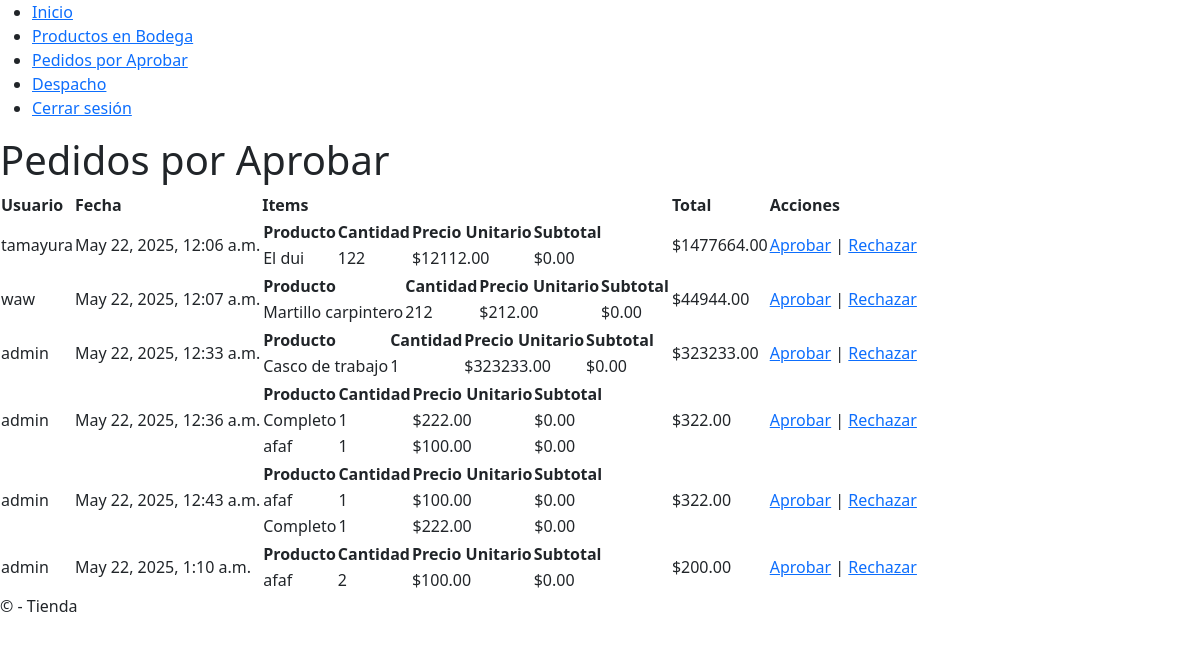
Page /vendedorapp/pedidos/ (signed in) on the committed database.
### tienda/models.py (models this page shows, shortened)
class Pedido(models.Model):
    ESTADOS = [
        ('pendiente', 'Pendiente'),
        ('aprobado', 'Aprobado'),
        ('rechazado', 'Rechazado'),
        ('en_preparacion', 'En preparación'),
        ('entregado', 'Entregado'),
        ('finalizado', 'Finalizado'),
    ]
    usuario = models.ForeignKey(User, on_delete=models.SET_NULL, null=True, blank=True)
    fecha_creacion = models.DateTimeField(auto_now_add=True)
    estado = models.CharField(max_length=20, choices=ESTADOS, default='pendiente')
    datos_compra = models.OneToOneField('DatosCompra', on_delete=models.CASCADE, null=True, blank=True)
    def total(self):
        return sum(item.cantidad * item.precio_unitario for item in self.items.all())

class ItemPedido(models.Model):
    pedido = models.ForeignKey(Pedido, on_delete=models.CASCADE, related_name='items')
    producto = models.ForeignKey(Producto, on_delete=models.PROTECT)
    cantidad = models.PositiveIntegerField()
    precio_unitario = models.DecimalField(max_digits=10, decimal_places=2)  # Precio al momento de compra

class Producto(models.Model):
    CATEGORIAS = [
        ('herramientas', 'Herramientas'),
        ('materiales', 'Materiales'),
        ('accesorios', 'Accesorios'),
        ('pinturas', 'Pinturas'),
        ('electricidad', 'Electricidad'),
    ]
    nombre = models.CharField(max_length=255)
    descripcion = models.TextField()
    categoria = models.CharField(max_length=100, choices=CATEGORIAS)
    stock = models.IntegerField()
    imagen = models.ImageField(upload_to='static/productos/')

### vendedorapp/views.py (the view)
# urls.py: path('pedidos/', views.pedidos_por_aprobar, name='pedidos_por_aprobar'),
@login_required
@user_passes_test(lambda u: u.is_staff)
def pedidos_por_aprobar(request):
    pedidos = Pedido.objects.filter(estado='pendiente')  # O el estado que uses
    return render(request, 'vendedorapp/pedidos_por_aprobar.html', {'pedidos': pedidos})

### tienda/context_processors.py (called while the page is built, shortened)
def carrito_context(request):
    carrito = request.session.get('carrito', {})
    items = []
    total = 0
    return {
        'carrito_items': items,
        'carrito_total': total
    }

### vendedorapp/templates/vendedorapp/pedidos_por_aprobar.html (shortened to what this page needs)
{% extends 'base_vendedor.html' %}
{% block content %}
<h1>Pedidos por Aprobar</h1>
<table>
    <thead>
        <tr>
            <th>Usuario</th>
            <th>Fecha</th>
            <th>Items</th>
            <th>Total</th>
            <th>Acciones</th>
        </tr>
    </thead>
    <tbody>
        {% for pedido in pedidos %}
        <tr>
            <td>{{ pedido.usuario.username }}</td>
            <td>{{ pedido.fecha_creacion }}</td>
            <td>
                <table>
                    <thead>
                        <tr>
                            <th>Producto</th>
                            <th>Cantidad</th>
                            <th>Precio Unitario</th>
                            <th>Subtotal</th>
                        </tr>
                    </thead>
                    <tbody>
                        {% for item in pedido.items.all %}
                        <tr>
                            <td>{{ item.producto.nombre }}</td>
                            <td>{{ item.cantidad }}</td>
                            <td>${{ item.precio_unitario }}</td>
                            <td>${{ item.precio_unitario|floatformat:2|add:"0"|floatformat:2|stringformat:"f"|add:"0"|floatformat:2|stringformat:"f"|add:"0"|floatformat:2 }}</td>
                        </tr>
                        {% endfor %}
                    </tbody>
                </table>
            </td>
            <td>
                ${{ pedido.total|floatformat:2 }}
            </td>
            <td>
                <a href="{% url 'aprobar_pedido' pedido.id %}">Aprobar</a> |
                <a href="{% url 'rechazar_pedido' pedido.id %}">Rechazar</a>
            </td>
        </tr>
        {% empty %}
        <tr><td colspan="5">No hay pedidos pendientes.</td></tr>
        {% endfor %}
    </tbody>
</table>
{% endblock %}

### rows in the picture
Pedido: usuario.username "tamayura", fecha_creacion "May 22, 2025, 12:06 a.m.", total "1477664.00"
ItemPedido: producto.nombre "El dui", cantidad "122", precio_unitario "12112.00", precio_unitario|add "0.00"
Pedido: usuario.username "waw", fecha_creacion "May 22, 2025, 12:07 a.m.", total "44944.00"
ItemPedido: producto.nombre "Martillo carpintero", cantidad "212", precio_unitario "212.00", precio_unitario|add "0.00"
Pedido: usuario.username "admin", fecha_creacion "May 22, 2025, 12:33 a.m.", total "323233.00"
ItemPedido: producto.nombre "Casco de trabajo", cantidad "1", precio_unitario "323233.00", precio_unitario|add "0.00"
Pedido: usuario.username "admin", fecha_creacion "May 22, 2025, 12:36 a.m.", total "322.00"
ItemPedido: producto.nombre "Completo", cantidad "1", precio_unitario "222.00", precio_unitario|add "0.00"
ItemPedido: producto.nombre "afaf", cantidad "1", precio_unitario "100.00", precio_unitario|add "0.00"
Pedido: usuario.username "admin", fecha_creacion "May 22, 2025, 12:43 a.m.", total "322.00"
ItemPedido: producto.nombre "afaf", cantidad "1", precio_unitario "100.00", precio_unitario|add "0.00"
ItemPedido: producto.nombre "Completo", cantidad "1", precio_unitario "222.00", precio_unitario|add "0.00"
Pedido: usuario.username "admin", fecha_creacion "May 22, 2025, 1:10 a.m.", total "200.00"
ItemPedido: producto.nombre "afaf", cantidad "2", precio_unitario "100.00", precio_unitario|add "0.00"
